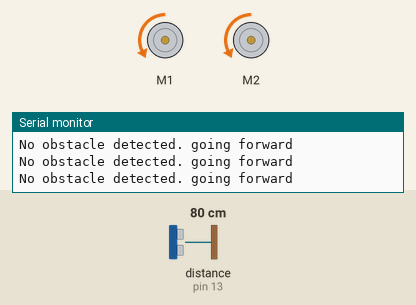
Simulated run of this sketch. Board: Arduino Uno, built with avr-gcc and run on an emulated ATmega328P. Parts: 2 × DC motor (green arrow = forward, orange = backward, longer = faster), the last lines printed to the serial monitor. Wiring (inferred from the names in the program): ultrasonic range finder: trigger pin 12; echo pin 13. The inputs (shaded band) are chosen by the test bench; at power-on: distance to the obstacle (sensor on pin 13) 80 cm. The echo pulse lasts 58.3 µs per cm.

Above: at 1.2 s.
1.3 s: distance to the obstacle (sensor on pin 13) set to 28 cm
4.3 s: distance to the obstacle (sensor on pin 13) set to 22 cm
At 5.0 s:
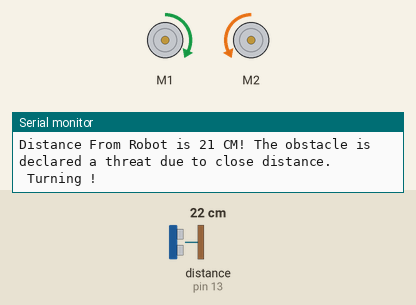
Timing chart, 0 to 7.3 s (numbered marks = the images above; inputs shaded):
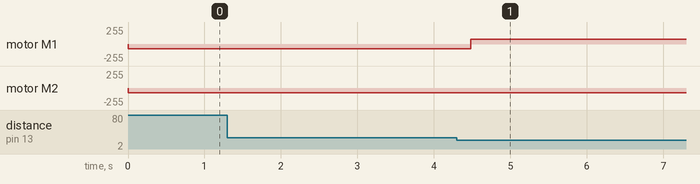

The sketch:

code.ino
```cpp
/* Code Written by Roy Pe'er. I've explained all the code in the grey comments.
I recommend you to go over the code, examine it, play with it, improve it and modify it according to your needs.
For more awesome videos, subsrice to my channel:
http://www.youtube.com/subscription_center?add_user=Roypeer1
*/


#include <AFMotor.h> //import your motor shield library
#define trigPin 12 // define the pins of your sensor
#define echoPin 13
AF_DCMotor motor1(1,MOTOR12_64KHZ); // set up motors.
AF_DCMotor motor2(2, MOTOR12_8KHZ);

void setup() {
  Serial.begin(9600); // begin serial communitication
  Serial.println("Motor test!");
   pinMode(trigPin, OUTPUT);// set the trig pin to output (Send sound waves)
  pinMode(echoPin, INPUT);// set the echo pin to input (recieve sound waves)
  motor1.setSpeed(70); //set the speed of the motors, between 0-255
motor2.setSpeed (70);
}

void loop() {

   long duration, distance; // start the scan
  digitalWrite(trigPin, LOW);
  delayMicroseconds(2); // delays are required for a succesful sensor operation.
  digitalWrite(trigPin, HIGH);

  delayMicroseconds(10); //this delay is required as well!
  digitalWrite(trigPin, LOW);
  duration = pulseIn(echoPin, HIGH);
  distance = (duration/2) / 29.1;// convert the distance to centimeters.
  if (distance < 25)/*if there's an obstacle 25 centimers, ahead, do the following: */ {
   Serial.println ("Close Obstacle detected!" );
Serial.println ("Obstacle Details:");
Serial.print ("Distance From Robot is " );
Serial.print ( distance);
Serial.print ( " CM!");// print out the distance in centimeters.

Serial.println (" The obstacle is declared a threat due to close distance. ");
Serial.println (" Turning !");
    motor1.run(FORWARD || BACKWARD);//FORWARD  // Turn as long as there's an obstacle ahead.
    motor2.run (BACKWARD ); //BACKWARD

  }
  else {
   Serial.println ("No obstacle detected. going forward");
   delay (0);
   motor1.run(BACKWARD); //if there's no obstacle ahead, Go Forward!
    motor2.run(BACKWARD);
  }
}
```

Measured:
- the behaviour switches between 26 and 25 cm on distance to the obstacle (sensor on pin 13) (found by bisection; images 0 and 1)
- after the input at 4.3 s, motor M1: backward 70/255 → forward 70/255 after 0.18 s
